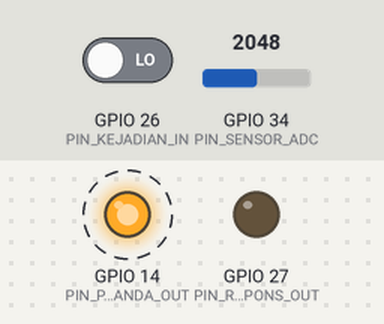
The sketch below on a simulated ESP32. Parts: output pins drawn as LEDs (lit = HIGH). Dashed ring = blinking. Inputs (shaded band) come from the test bench; at power-on: GPIO 26 (PIN_KEJADIAN_IN) LOW, GPIO 34 (PIN_SENSOR_ADC) = 2048 (analog values on the 0–4095 scale). WiFi joins after 1.5 s; servers stay silent unless stated; no MQTT or app messages arrive unless stated; what the sketch prints to the serial monitor is not drawn.

Above: at 2.7 s.
2.8 s: GPIO 26 (PIN_KEJADIAN_IN) driven HIGH
At 5.3 s:
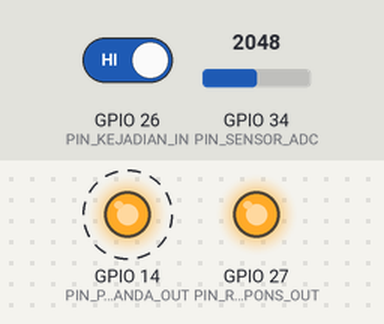
5.8 s: GPIO 26 (PIN_KEJADIAN_IN) driven LOW
At 8.1 s:
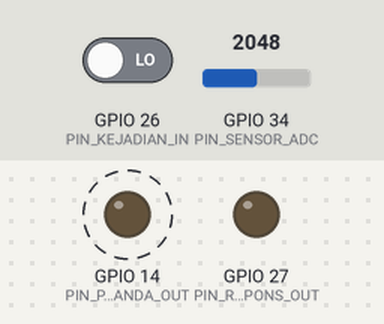
Timing chart, 0 to 14.8 s (numbered marks = the images above; inputs shaded):
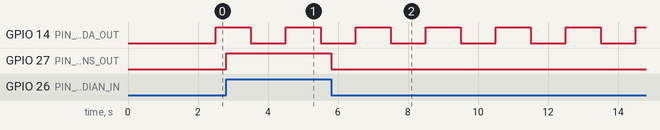

The sketch:

dut_B_nonblocking.ino
```cpp
/*
 * DESAIN B - NON-BLOCKING KOOPERATIF
 * loop() tidak pernah menunggu. Setiap tugas dijalankan hanya bila jadwalnya tiba
 * (dicek dengan millis()), sehingga kejadian diperiksa pada setiap putaran.
 * Konfigurasi skenario ada di umum.h.
 */
#include "umum.h"

static uint32_t tSensor = 0;
static uint32_t tKirim  = 0;
static uint32_t tLapor  = 0;
static int nilaiTerakhir = 0;

void setup() {
  Serial.begin(115200);
  siapkanPin();
  siapkanJaringan();
  Serial.printf("# DUT DESAIN B (non-blocking), SKENARIO S%d\n", SKENARIO);
  tSensor = tKirim = tLapor = millis();
}

void loop() {
  uint32_t sekarang = millis();

  if (sekarang - tSensor >= PERIODE_SENSOR_MS) {
    tSensor += PERIODE_SENSOR_MS;          // jadwal tetap, tidak bergeser
    nilaiTerakhir = bacaSensor();
  }

  if (sekarang - tKirim >= PERIODE_KIRIM_MS) {
    tKirim += PERIODE_KIRIM_MS;
    kirimMqtt(nilaiTerakhir);
  }
  jagaMqtt();

  cekKejadian();

  if (sekarang - tLapor >= PERIODE_LAPOR_MS) { tLapor = sekarang; laporMemori(); }
}
```

umum.h
```cpp
/*
 * umum.h - KONFIGURASI DAN FUNGSI BERSAMA UNTUK KETIGA DESAIN DUT.
 * File ini HARUS IDENTIK di folder dut_A_blocking, dut_B_nonblocking, dan dut_C_freertos.
 * Setelah mengubah satu salinan, salin ulang ke dua folder lainnya.
 */
#pragma once
#include <Arduino.h>
#include <WiFi.h>
#include <PubSubClient.h>   // Library Manager: "PubSubClient" oleh Nick O'Leary

// ===================== PILIH SKENARIO SEBELUM UPLOAD =====================
#define SKENARIO 2         // 1 = S1, 2 = S2, 3 = S3  (lihat Tabel 2 artikel)
// =========================================================================

// ---- Jaringan (diisi sesuai Wi-Fi dan alamat IP laptop yang menjalankan Mosquitto) ----
const char*    WIFI_SSID  = "YOUR_SSID";
const char*    WIFI_PASS  = "YOUR_PASSWORD";
const char*    MQTT_HOST  = "YOUR_BROKER_IP";   // IP laptop (cek dengan ipconfig / ip addr)
const uint16_t MQTT_PORT  = 1883;
const char*    MQTT_TOPIK = "joti/dut/sensor";

#if SKENARIO == 1
const bool     JARINGAN_AKTIF    = false;
const uint32_t PERIODE_SENSOR_MS = 1000;
#elif SKENARIO == 2
const bool     JARINGAN_AKTIF    = true;
const uint32_t PERIODE_SENSOR_MS = 1000;
#elif SKENARIO == 3
const bool     JARINGAN_AKTIF    = true;
const uint32_t PERIODE_SENSOR_MS = 100;
#else
#error "SKENARIO harus 1, 2, atau 3"
#endif
const uint32_t PERIODE_KIRIM_MS  = 5000;      // tugas jaringan
const uint32_t PERIODE_LAPOR_MS  = 30000;     // laporan memori ke Serial

// ---- Pin DUT ----
const int PIN_KEJADIAN_IN  = 26;   // dari penguji GPIO25
const int PIN_RESPONS_OUT  = 27;   // ke penguji GPIO33
const int PIN_PENANDA_OUT  = 14;   // ke penguji GPIO35 (berubah tiap pembacaan sensor)
const int PIN_SENSOR_ADC   = 34;   // potensiometer / LDR (ADC1, aman dipakai bersama Wi-Fi)
const int JUMLAH_SAMPEL    = 32;   // pembacaan ADC dirata-rata

WiFiClient   klienWifi;
PubSubClient mqtt(klienWifi);

static bool statusPenanda = false;
static bool sudahRespons  = false;

void siapkanPin() {
  pinMode(PIN_KEJADIAN_IN, INPUT_PULLDOWN);
  pinMode(PIN_RESPONS_OUT, OUTPUT);
  digitalWrite(PIN_RESPONS_OUT, LOW);
  pinMode(PIN_PENANDA_OUT, OUTPUT);
  digitalWrite(PIN_PENANDA_OUT, LOW);
  analogReadResolution(12);
}

void siapkanJaringan() {
  if (!JARINGAN_AKTIF) {
    WiFi.mode(WIFI_OFF);
    return;
  }
  WiFi.mode(WIFI_STA);
  WiFi.setSleep(false);              // hemat daya Wi-Fi dimatikan agar kondisi sama di semua desain
  WiFi.begin(WIFI_SSID, WIFI_PASS);
  Serial.print("# Menghubungkan Wi-Fi");
  while (WiFi.status() != WL_CONNECTED) { delay(250); Serial.print("."); }
  Serial.printf("\n# Wi-Fi OK, IP DUT: %s\n", WiFi.localIP().toString().c_str());
  mqtt.setServer(MQTT_HOST, MQTT_PORT);
}

// Tugas periodik: membaca sensor. Pin penanda dibalik di AWAL pembacaan,
// sehingga penguji dapat mengukur selang antar-eksekusi (jitter).
int bacaSensor() {
  statusPenanda = !statusPenanda;
  digitalWrite(PIN_PENANDA_OUT, statusPenanda);
  uint32_t jumlah = 0;
  for (int k = 0; k < JUMLAH_SAMPEL; k++) jumlah += analogRead(PIN_SENSOR_ADC);
  return (int)(jumlah / JUMLAH_SAMPEL);
}

// Tugas jaringan: kirim nilai ke broker MQTT (menyambung ulang bila terputus).
void kirimMqtt(int nilai) {
  if (!JARINGAN_AKTIF) return;
  if (!mqtt.connected()) {
    mqtt.connect("joti-dut-esp32");
  }
  char pesan[48];
  snprintf(pesan, sizeof(pesan), "{\"t\":%lu,\"nilai\":%d}", millis(), nilai);
  mqtt.publish(MQTT_TOPIK, pesan);
}

void jagaMqtt() {
  if (JARINGAN_AKTIF) mqtt.loop();
}

// Tugas kejadian: respons = keluaran HIGH ketika masukan HIGH terdeteksi,
// kembali LOW setelah masukan terlihat LOW lagi.
void cekKejadian() {
  bool masuk = digitalRead(PIN_KEJADIAN_IN);
  if (masuk && !sudahRespons) {
    digitalWrite(PIN_RESPONS_OUT, HIGH);
    sudahRespons = true;
  } else if (!masuk && sudahRespons) {
    digitalWrite(PIN_RESPONS_OUT, LOW);
    sudahRespons = false;
  }
}

// Laporan memori: R,millis,sisa_heap,sisa_heap_minimum
void laporMemori() {
  Serial.printf("R,%lu,%u,%u\n", millis(), ESP.getFreeHeap(), ESP.getMinFreeHeap());
}
```

Measured:
- after the input at 2.8 s, GPIO 27 (PIN_RESPONS_OUT): LOW → HIGH at once
- after the input at 5.8 s, GPIO 27 (PIN_RESPONS_OUT): HIGH → LOW at once
- by itself, GPIO 14 (PIN_PENANDA_OUT): alternates HIGH for 1.0 s and LOW for 1.0 s
